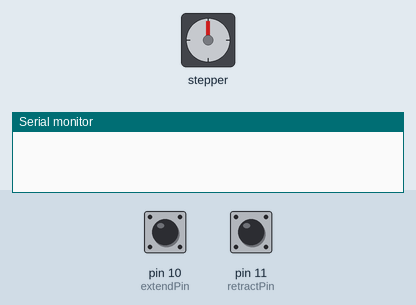
Recording of a sketch running on a simulated Arduino Uno, built with avr-gcc and run on an emulated ATmega328P. On the bench: stepper motor, the last lines printed to the serial monitor. Wiring (inferred from the names in the program): stepper motor (20 steps per turn assumed): coils pin 2, pin 3, pin 4, pin 5. The test bench sets the inputs (shaded band); at power-on: pin 10 (extendPin) HIGH, pin 11 (retractPin) HIGH.

Above: at 1.2 s.
1.3 s: pin 10 (extendPin) pulled LOW for 0.15 s
At 4.1 s:
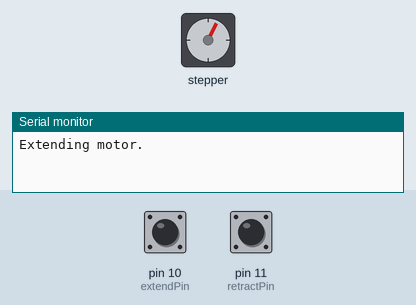
4.3 s: pin 11 (retractPin) pulled LOW for 3.2 s
At 4.46 s:
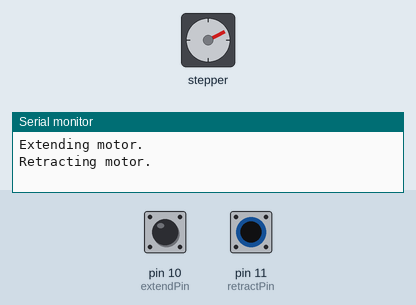
9.0 s: pin 10 (extendPin) pulled LOW for 1 s
At 9.58 s:
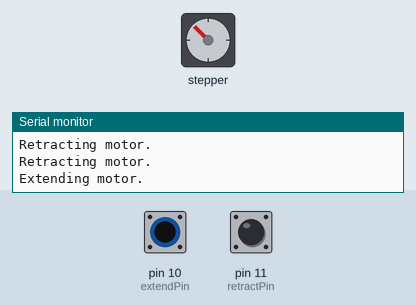
12.4 s: pin 11 (retractPin) pulled LOW for 0.15 s
At 15.1 s:
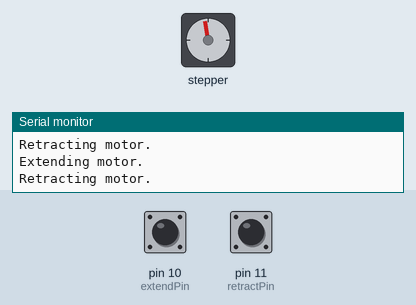
15.4 s: pin 10 (extendPin) driven LOW and pin 11 (retractPin) driven LOW
At 15.87 s:
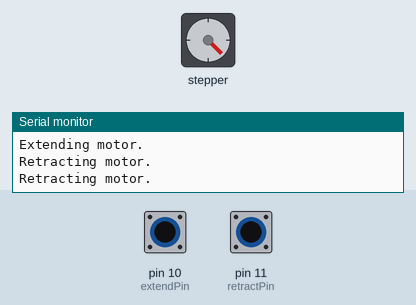
18.4 s: pin 11 (retractPin) driven HIGH
Timing chart, 0 to 22.4 s (numbered marks = the images above; inputs shaded):
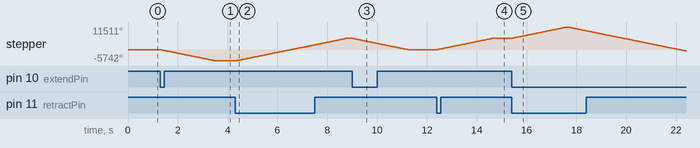

The sketch:

manualStepperMotor.ino
```cpp
// code to manually drive stepper motors by sequentially energizing the coils

int aPlusPin = 2;
int aMinusPin = 3;
int bPlusPin = 4;
int bMinusPin = 5;

int extendPin = 10;
int retractPin = 11;

int STEPS_PER_REV = 20;
int revs = 4;               // the number of revolutions to move the motor (note that this is currently an integer type)
int coilChargeDur = 2000;   // how long the coil should be charged in microseconds; delayMicroseconds()
int rotationDelay = 20;     // this is the amount of delay between steps. Decreasing this delay will increase the speed

void setup() {
  // put your setup code here, to run once:
  Serial.begin(9600);
  pinMode(aPlusPin, OUTPUT);
  pinMode(aMinusPin, OUTPUT);
  pinMode(bPlusPin, OUTPUT);
  pinMode(bMinusPin, OUTPUT);

  pinMode(extendPin, INPUT_PULLUP);
  pinMode(retractPin, INPUT_PULLUP);
}

void loop() {

    if(digitalRead(extendPin) == LOW){
        Serial.println("Extending motor.");
        for(int i = 0; i < STEPS_PER_REV * revs; i++) {
            // move the motor one step in the backward direction
            stepBackward();
        }
    }
    if(digitalRead(retractPin) == LOW){
        Serial.println("Retracting motor.");
        for(int i = 0; i < STEPS_PER_REV * revs; i++) {
            // move the motor one step in the forward direction
            stepForward();
        }
    }
}


void stepForward(){
    // forward moves the plate toward the motor (retracts)
    execSeq1();
    execSeq2();
    execSeq3();
    execSeq4();
    delay(rotationDelay);
}

void stepBackward(){
    // backward moves the plate further from the motor (extends)
    execSeq4();
    execSeq3();
    execSeq2();
    execSeq1();
    delay(rotationDelay);
}

void execSeq1(){
    digitalWrite(aPlusPin, HIGH);
    digitalWrite(bPlusPin, HIGH);
    delayMicroseconds(coilChargeDur);
    digitalWrite(aPlusPin, LOW);
    digitalWrite(bPlusPin, LOW);
}

void execSeq2(){
    digitalWrite(aMinusPin, HIGH);
    digitalWrite(bPlusPin, HIGH);
    delayMicroseconds(coilChargeDur);
    digitalWrite(aMinusPin, LOW);
    digitalWrite(bPlusPin, LOW);
}

void execSeq3(){
    digitalWrite(aMinusPin, HIGH);
    digitalWrite(bMinusPin, HIGH);
    delayMicroseconds(coilChargeDur);
    digitalWrite(aMinusPin, LOW);
    digitalWrite(bMinusPin, LOW);
}

void execSeq4(){
    digitalWrite(aPlusPin, HIGH);
    digitalWrite(bMinusPin, HIGH);
    delayMicroseconds(coilChargeDur);
    digitalWrite(aPlusPin, LOW);
    digitalWrite(bMinusPin, LOW);
}
```

Measured:
- after the input at 1.3 s, stepper: turns 5733° counter-clockwise in 2.2 s, starting at once
- after the input at 15.4 s, stepper: turns 5760° clockwise in 2.2 s, then 1908° counter-clockwise in 0.73 s
